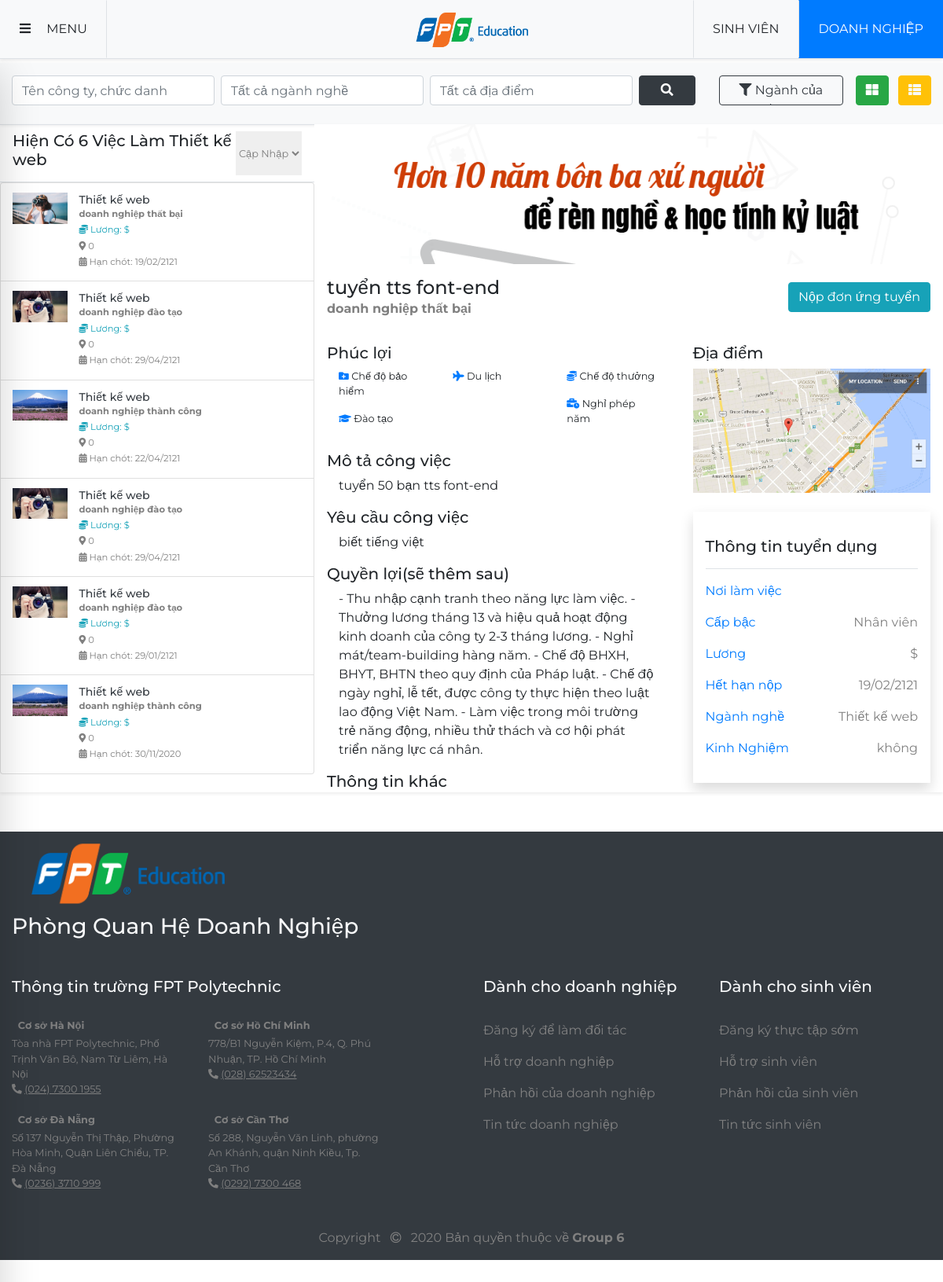
The app's page /site/index.php?act=listjob&id_nganh=21 with its own data.
### tables this page shows
CREATE TABLE `nganh` (
  `id_nganh` int(11) NOT NULL,
  `ten_nganh` varchar(100) NOT NULL,
  `an_hien` tinyint(1) DEFAULT NULL,
  `id_nn` int(11) NOT NULL
);

CREATE TABLE `dang_tuyen` (
  `id_dt` int(11) NOT NULL,
  `tieu_de` varchar(100) NOT NULL,
  `mo_ta` varchar(1000) NOT NULL,
  `yeu_cau` varchar(1000) NOT NULL,
  `quyen_loi` varchar(1000) NOT NULL,
  `sl_sv_can` int(11) NOT NULL,
  `sl_sv_dk` int(11) NOT NULL,
  `thoi_gian` date DEFAULT NULL,
  `vi_tri` tinyint(1) NOT NULL COMMENT '0 nhân viên thực tập\r\n1 nhân viên chính thức',
  `kinh_nghiem` tinyint(1) DEFAULT 0 COMMENT '0: không cần\r\n1: cần',
  `luong_khoi_dau` int(12) NOT NULL,
  `luong_ket_thuc` int(12) DEFAULT NULL,
  `thoi_gian_tt` int(2) NOT NULL COMMENT 'từ 1-12 giá trị theo tháng',
  `full_part_time` tinyint(1) NOT NULL COMMENT '0 part time\r\n1 full time',
  `thoi_gian_lam_viec` tinyint(1) NOT NULL COMMENT '0 làm t2-t6\r\n1 lam thu2-thu7\r\n2 lam thu2-cn',
  `che_do_bao_hiem` tinyint(1) DEFAULT 0,
  `du_lich` tinyint(1) DEFAULT 0,
  `che_do_thuong` tinyint(1) DEFAULT 0,
  `dao_tao` tinyint(1) DEFAULT 0,
  `tang_luong` tinyint(1) DEFAULT 0,
  `nghi_phep_nam` tinyint(1) DEFAULT 0,
  `id_dn` int(11) NOT NULL,
  `id_nganh` int(11) NOT NULL,
  `an_hien` tinyint(1) NOT NULL
);

CREATE TABLE `doanh_nghiep` (
  `id_dn` int(11) NOT NULL,
  `id_user` int(12) NOT NULL,
  `ten_dn` varchar(100) NOT NULL,
  `banner` varchar(200) DEFAULT NULL,
  `anh` varchar(200) DEFAULT NULL,
  `dia_chi` varchar(100) NOT NULL,
  `phuong_xa` varchar(50) NOT NULL,
  `quan_huyen` varchar(50) NOT NULL,
  `tinh_tp` varchar(50) NOT NULL,
  `toa_do` varchar(30) NOT NULL COMMENT 'lat và lng cách nhau bởi dấu ,',
  `masothue` int(10) NOT NULL,
  `fax` int(10) NOT NULL,
  `sdt` varchar(11) NOT NULL,
  `sdt_ban` varchar(11) NOT NULL,
  `facebook` varchar(200) NOT NULL,
  `website` varchar(200) NOT NULL,
  `ngay_cap_nhap` date DEFAULT NULL,
  `an_hien` tinyint(1) DEFAULT 1,
  `stt` int(3) NOT NULL
);

### system/database.php (called while the page is built, shortened)
<?php
    function getConnection()  {
        try {
            $conn = new PDO("mysql:host=".HOST_DB.";dbname=".NAME_DB, USER_DB, PASS_DB);
            $conn->setAttribute(PDO::ATTR_ERRMODE, PDO::ERRMODE_EXCEPTION);
            return $conn;
            } catch(PDOException $e) {
            echo "Connection failed: " . $e->getMessage();
            }
        }
    function query($sql)   {
        $conn = getConnection();
        $result = $conn->query($sql);
        return $result;
        }
    function queryOne($sql) {
        $conn = getConnection();
        $result = $conn->query($sql);
        $row = $result->fetch(PDO::FETCH_ASSOC);
        return $row;
    }
?>

### site/model/home.php (called while the page is built, shortened)
<?php
require_once('../system/database.php');
function checkdoanhnghiepbyid($id){
    $sql="select * from doanh_nghiep where id_dn='$id'";
    return queryOne($sql);
}
function checkdangtuyenidnganh($id){
    if(isset($id_nganh) && $id_nganh !=0) $sql="select * from dang_tuyen where id_nganh='$id' and curdate() <= thoi_gian and sl_sv_can > sl_sv_dk order by id_dt desc";
    else $sql="select * from dang_tuyen where curdate() <= thoi_gian and sl_sv_can > sl_sv_dk order by id_dt desc";
    return queryOne($sql);
}
function checknganhbyid($id){
    $sql="select * from nganh where id_nganh='$id' ";
    return queryOne($sql);
}
function coutdangtuyen($id_nganh){
    if(isset($id_nganh) && $id_nganh !=0){$sql= "SELECT COUNT(*) as tongdangtuyen FROM dang_tuyen where id_nganh='$id_nganh' and curdate() <= thoi_gian and sl_sv_can > sl_sv_dk";}else
    $sql= "SELECT COUNT(*) as tongdangtuyen FROM dang_tuyen where curdate() <= thoi_gian and sl_sv_can > sl_sv_dk";
    $kq = query($sql);
    $row = $kq->fetch();
    $rowcount = $row['tongdangtuyen'];
    return $rowcount;
}
function thongtindangtuyen($id_nganh){
    if(isset($id_nganh) && $id_nganh !=0){$sql ="select * from dang_tuyen where id_nganh='$id_nganh' and curdate() <= thoi_gian and sl_sv_can > sl_sv_dk order by id_dt desc";}else
    $sql ="select * from dang_tuyen where curdate() <= thoi_gian and sl_sv_can > sl_sv_dk order by id_dt desc";
    return query($sql);
}
?>

### site/view/list-job.php (the view, shortened to what this page needs)
<div id="list-job">
    <div class="row bg-light shadow-sm  py-3 ">
        <form action="" method="post" class="d-lg-flex col-lg-9">
            <input type="text" class="form-control mr-2 mb-2" name="" id="" aria-describedby="helpId" placeholder="Tên công ty, chức danh">
            <input type="text" class="form-control mr-2 mb-2" name="" id="" aria-describedby="helpId" placeholder="Tất cả ngành nghề">
            <input type="text" class="form-control mr-2 mb-2" name="" id="" aria-describedby="helpId" placeholder="Tất cả địa điểm">
            <button type="submit" class="btn btn-dark col-lg-1 mb-2"><i class="fas fa-search"></i></button>
        </form>
        <div class="col-lg-3 d-flex flex-wrap">
            <a href="index.php?act=listjob&id_nganh_sv=<?php if(isset($_SESSION['sid'])) {$idnganhsv=checkkhachhangbyid($_SESSION['sid']); echo $idnganhsv['id_nganh'];} else echo '0'; ?>" class="btn btn-outline-dark form-control overflow-hidden col mr-3"><i class="fas fa-filter"></i> Ngành của bạn</a>
            <div class="text-right px-0">
                <button id="list-grid" class="btn btn-success mr-2"><i class="fas fa-th-large"></i></button>
                <button id="list-inf" class="btn btn-warning"><i class="fas fa-th-list  text-light "></i></button>
            </div>
        </div>
    </div>
    <div class="row detail-job shadow-sm ">
        <div class="col  p-lg-0">
            <div class="d-flex justify-content-between  border-bottom border-top py-2 px-3">
                <h5>Hiện Có <?php echo $coutdangtuyen; ?> Việc Làm <?php echo $tennganh ?></h5>
                <select name="" id="" class="small text-gray border-0">
                    <option value="">Cập Nhập</option>
                </select>
            </div>
            <div class="detail-job_list d-flex flex-wrap small">
                <?php
                foreach($thongtindangtuyen as $thongtindangtuyen){
                    $thongtindn= checkdoanhnghiepbyid($thongtindangtuyen['id_dn']);
                    $thongtinnganh=checknganhbyid($thongtindangtuyen['id_nganh']);
                ?>
                <button type="button" class="list-group-item list-group-item-action px-0" value="<?=$thongtindangtuyen['id_dt']?>" id="<?=$thongtindangtuyen['id_dt']?>"  onclick="get_content(<?=$thongtindangtuyen['id_dt']?>)" >
                    <div class="media" >
                        <img class="card-img-top col-3" src="../uploads/<?=$thongtindn['anh']?>" onerror=this.src="http://placehold.it/300x200" alt="Card image cap ">
                        <div class="media-body text-gray text-left">
                            <a href="index.php?act=thongtindt&id_dt=<?=$thongtindangtuyen['id_dt']?>"><h5 class="text-dark mt-0 d-inline" ><?=$thongtinnganh['ten_nganh']?></h5></a>
                            <p class="font-weight-bold "><?=$thongtindn['ten_dn']?></p>
                            <p class="text-info"><i class="fas fa-coins    "></i> Lương: <?=$thongtindangtuyen['luong']?> $</p>
                            <p><i class="fas fa-map-marker-alt    "></i> <?=$thongtindangtuyen['vi_tri']?></p>
                            <p ><i class="fas fa-calendar-alt "></i> Hạn chót: <?php $today = date("Y-m-d");
                                                                                    $expire = $thongtindangtuyen['thoi_gian'];
                                                                                    $today_time = strtotime($today);
                                                                                    $expire_time = strtotime($expire);
                                                                                    if ($expire_time < $today_time){
                                                                                        echo '<strong style="color:red">hết hạn nộp</strong>';
                                                                                    }else echo  date('d/m/yy',strtotime($expire));
                                                                                    ?></p>
                        </div>
                        </div>
                </button>
                <?php } ?>
            </div>
        </div>
        <div class="d-none d-md-block col-8 detail-job_inf p-0" id="thongtindt">
           <?php
            $thongtindt= checkdangtuyenidnganh($id_nganh);
            $thongtindn=checkdoanhnghiepbyid($thongtindt['id_dn']);
            $thongtinnganh=checknganhbyid($thongtindt['id_nganh']);
            $phuc_loi1='';$phuc_loi2='';$phuc_loi3='';$phuc_loi4='';$phuc_loi5='';$phuc_loi6='';
            if($thongtindt['che_do_bao_hiem'] == 1) $phuc_loi1= '<p><i class="fas fa-folder-plus  text-primary "></i> Chế độ bảo hiểm</p>';
            if($thongtindt['dao_tao'] == 1) $phuc_loi2= '<p><i class="fas fa-graduation-cap   text-primary "></i> Đào tạo</p>';
            if($thongtindt['du_lich'] == 1) $phuc_loi3= '<p><i class="fas fa-plane  text-primary  "></i> Du lịch</p>';
            if($thongtindt['che_do_thuong'] == 1) $phuc_loi5= '<p><i class="fas fa-coins  text-primary  "></i> Chế độ thưởng</p>';
            if($thongtindt['nghi_phep_nam'] == 1) $phuc_loi6= '<p><i class="fas fa-business-time  text-primary  "></i> Nghỉ phép năm</p>';
            if($thongtindt['kinh_nghiem'] == 0) $kinh_nghiem='không';else $kinh_nghiem='cần';
            if($thongtindt['thoi_gian_lam_viec'] == 0) $thoi_gian_lam_viec='Thứ 2 - Thứ 6';
            elseif ($thongtindt['thoi_gian_lam_viec'] == 1) $thoi_gian_lam_viec='Thứ 2 - Thứ 7';
            else $thoi_gian_lam_viec='Cả tuần';
            if($thongtindt['full_part_time'] == 0) $full_part_time='Part Time';else $full_part_time='full Time';
            if($thongtindt['vi_tri'] == 0) $vi_tri='Nhân viên thực tập';else $vi_tri='Nhân viên chính thức';
            $noi_lam_viec=$thongtindn['tinh_tp'];
            $luong=$thongtindt['luong'];
            echo ' <img src="../uploads/'.$thongtindn['banner'].'" onerror=this.src="http://placehold.it/300x200">
            <div class="row align-items-center  p-3">
                <div class="col-lg-8">
                    <h4 class="mb-0">'.$thongtindt['tieu_de'].'</h4>
                    <p class="font-weight-bold text-gray mb-0">'.$thongtindn['ten_dn'].'</p>
                </div>
                <div class="col-lg-4 text-right">
                    <button type="submit" class="btn btn-info ">Nộp đơn ứng tuyển</button>
                </div>
            </div>
            <div class="row p-3">
                <div class="col-lg-7">
                    <div class="mb-3">
                        <h5>Phúc lợi</h5>
                        <div class="d-flex small">
                            <div class="col-4">
                                '.$phuc_loi1.'
                                '.$phuc_loi2.'
                            </div>
                            <div class="col-4">
                            '.$phuc_loi3.'
                            '.$phuc_loi4.'
                            </div>
                            <div class="col-4">
                            '.$phuc_loi5.'
                            '.$phuc_loi6.'
                            </div>
                        </div>
                    </div>
                    <div class="mb-3">
                        <h5>Mô tả công việc</h5>
                        <div id="mota" class="col-12">
                        '.$thongtindt['mo_ta'].'
                        </div>
                    </div>
                    <div class="mb-3">
                        <h5>Yêu cầu công việc</h5>
                        <div id="yeucau" class="col-12">
                        '.$thongtindt['yeu_cau'].'
                        </div>
                    </div>
                    <div class="mb-3">
                        <h5>Quyền lợi(sẽ thêm sau)</h5>
                        <div id="quyenloi" class="col-12">
                            <p> - Thu nhập cạnh tranh theo năng lực làm việc. - Thưởng lương tháng 13 và hiệu quả hoạt động kinh doanh của công ty 2-3 tháng lương. - Nghỉ mát/team-building hàng năm. - Chế độ BHXH, BHYT, BHTN theo quy định của Pháp luật.
                                - Chế độ ngày nghỉ, lễ tết, được công ty thực hiện theo luật lao động Việt Nam. - Làm việc trong môi trường trẻ năng động, nhiều thử thách và cơ hội phát triển năng lực cá nhân.</p>
                        </div>
                    </div>
                    <div class="mb-3">
                        <h5>Thông tin khác</h5>
                            <p>Hình thức: '.$vi_tri.'</p>
                            <p>Thời gian thực tập: '.$thongtindt['thoi_gian_tt'].' tháng</p>
                            <p>Thời gian làm việc: '.$thoi_gian_lam_viec.' ( '.$full_part_time.' ) </br>(Chi tiết cụ thể sẽ liên lạc với Sinh Viên)</p>
                    </div>
                </div>
                <div class="col-lg-5">
                    <div class="mb-4">
                        <h5>Địa điểm</h5>
                        <img src="view/images/map.jpg" alt="">
                    </div>
                    <div class="mb-4 p-3 shadow">
                        <h5 class="border-bottom py-3 mb-3">Thông tin tuyển dụng</h5>
                        <div class="d-flex justify-content-between">
                            <p class="text-primary">Nơi làm việc</p>
                            <p class="text-gray">'.$noi_lam_viec.'</p>
                        </div>
                        <div class="d-flex justify-content-between">
                            <p class="text-primary">Cấp bậc</p>
                            <p class="text-gray">Nhân viên</p>
                        </div>
                        <div class="d-flex justify-content-between">
                            <p class="text-primary">Lương</p>
                            <p class="text-gray">'.$luong.' $ </p>
                        </div>
                        <div class="d-flex justify-content-between">
                            <p class="text-primary">Hết hạn nộp</p>
                            <p class="text-gray">'.date('d/m/yy',strtotime($thongtindt['thoi_gian'])).'</p>
                        </div>
                        <div class="d-flex justify-content-between">
                            <p class="text-primary">Ngành nghề</p>
                            <p class="text-gray">'.$thongtinnganh['ten_nganh'].'</p>
                        </div>
                        <div class="d-flex justify-content-between">
                            <p class="text-primary">Kinh Nghiệm</p>
                            <p class="text-gray">'.$kinh_nghiem.'</p>
                        </div>
                    </div>
                            <p class="font-weight-bold col-8">'.$thongtindn['ten_dn'].'</p>
                                <p class="col-11"> '.$thongtindn['dia_chi'].$thongtindn['phuong_xa'].$thongtindn['quan_huyen'].$thongtindn['tinh_tp'].'</p>
                                <p class="col-11"> '.$thongtindn['sdt'].'</p>
                </div>
            </div>';
           ?>
        </div>
    </div>
</div>

### records on screen
nganh: ten_nganh "Thiết kế web"
dang_tuyen: $thongtindangtuyen['id_dt'] 45 (drawn), id_dn.anh (picture), id_nganh.ten_nganh "Thiết kế web", id_dn.ten_dn "doanh nghiệp thất bại", vi_tri "0", thoi_gian "19/02/2121", tieu_de "tuyển tts font-end", mo_ta "tuyển 50 bạn tts font-end", yeu_cau "biết tiếng việt", kinh_nghiem "không"
dang_tuyen: $thongtindangtuyen['id_dt'] 41 (drawn), id_dn.anh (picture), id_nganh.ten_nganh "Thiết kế web", id_dn.ten_dn "doanh nghiệp đào tạo", vi_tri "0", thoi_gian "29/04/2121"
dang_tuyen: $thongtindangtuyen['id_dt'] 40 (drawn), id_dn.anh (picture), id_nganh.ten_nganh "Thiết kế web", id_dn.ten_dn "doanh nghiệp thành công", vi_tri "0", thoi_gian "22/04/2121"
dang_tuyen: $thongtindangtuyen['id_dt'] 35 (drawn), id_dn.anh (picture), id_nganh.ten_nganh "Thiết kế web", id_dn.ten_dn "doanh nghiệp đào tạo", vi_tri "0", thoi_gian "29/04/2121"
dang_tuyen: $thongtindangtuyen['id_dt'] 34 (drawn), id_dn.anh (picture), id_nganh.ten_nganh "Thiết kế web", id_dn.ten_dn "doanh nghiệp đào tạo", vi_tri "0", thoi_gian "29/01/2121"
dang_tuyen: $thongtindangtuyen['id_dt'] 29 (drawn), id_dn.anh (picture), id_nganh.ten_nganh "Thiết kế web", id_dn.ten_dn "doanh nghiệp thành công", vi_tri "0", thoi_gian "30/11/2020"
doanh_nghiep: banner (picture), ten_dn "doanh nghiệp thất bại"

### other values on screen
$coutdangtuyen "6"
